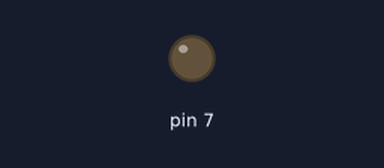
This sketch was run on a simulated Arduino Uno, built with avr-gcc and run on an emulated ATmega328P. Parts: output pins drawn as LEDs (lit = HIGH). Dashed ring = blinking. At 2.2 s the program stops and its outputs stay as they are.

Above: at 0.5 s.
At 1.95 s:
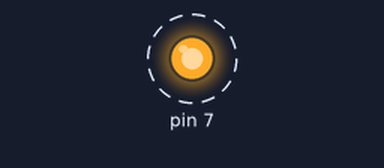
Timing chart, 0 to 3.0 s (numbered marks = the images above):
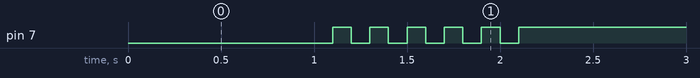

The sketch:

05_practice_2.ino
```cpp
unsigned int count;
void setup() {
  // put your setup code here, to run once:
  count = 0;
  pinMode(7, OUTPUT);
  delay(1000);
  while(count <= 5) {
    digitalWrite(7,LOW);
    delay(100);
    digitalWrite(7,HIGH);
    delay(100);
    count++;
  }
  while(1){}

}

void loop() {


}
```

Measured:
- by itself, pin 7: alternates HIGH for 0.10 s and LOW for 0.10 s, 11 changes in all, then stays HIGH
